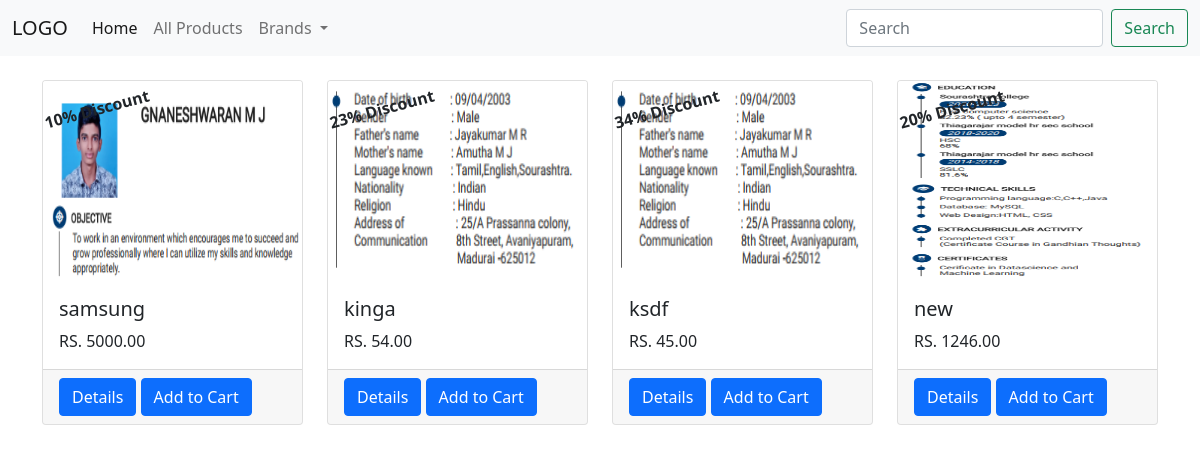
Before: / with the older database file.
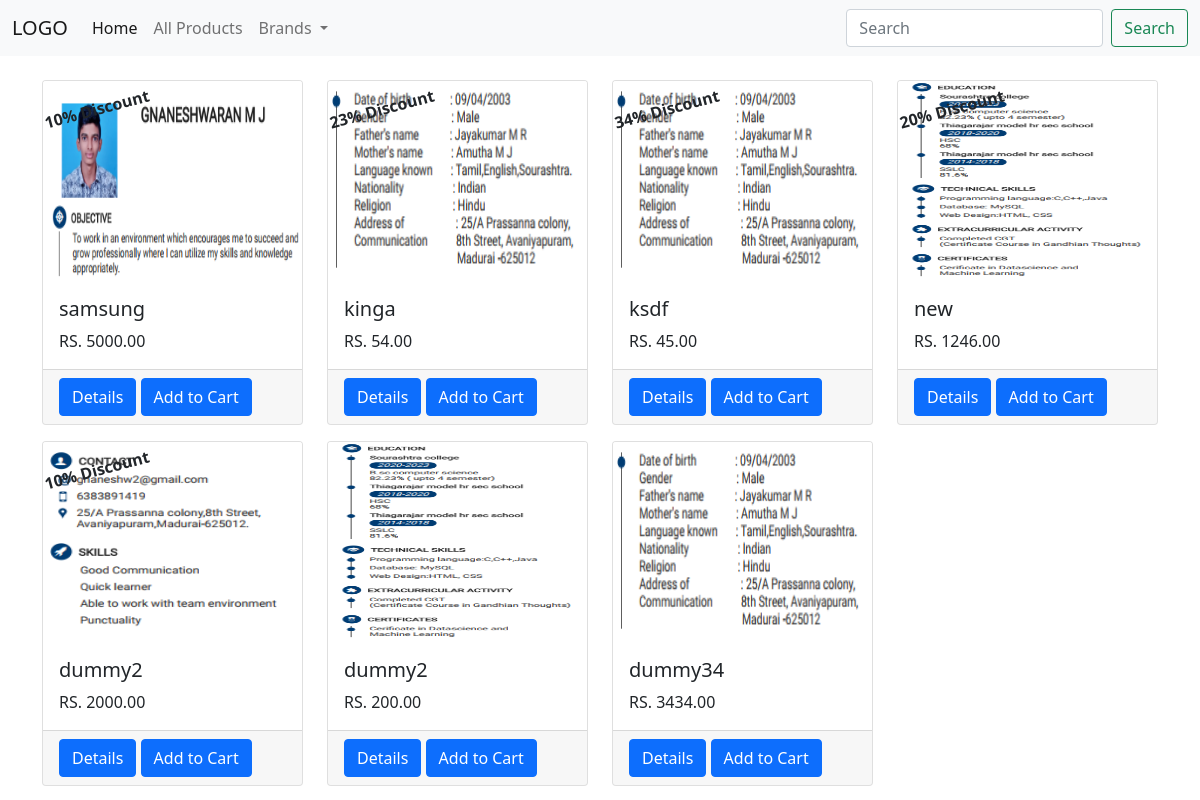
After: the same page with the newer database file.
### shop/products/models.py (models this page shows, shortened)
class Addproduct(db.Model):
    id=db.Column(db.Integer,primary_key=True)
    name=db.Column(db.String(50),nullable=False)
    price=db.Column(db.Numeric(10,2),nullable=False)
    discount=db.Column(db.Integer,default=0)
    stock=db.Column(db.Integer,nullable=False)
    colors=db.Column(db.Text,nullable=False)
    desc=db.Column(db.Text,nullable=False)
    pub_date=db.Column(db.DateTime, nullable=False, default=datetime.utcnow)
    brand_id = db.Column(db.Integer,db.ForeignKey('brand.id'),nullable=False)
    brand=db.relationship('Brand',backref=db.backref('brands',lazy=True))
    category_id = db.Column(db.Integer,db.ForeignKey('category.id'),nullable=False)
    category=db.relationship('Category',backref=db.backref('posts',lazy=True))
    image_1=db.Column(db.String(100),nullable=False,default='image.jpg')
    image_2=db.Column(db.String(100),nullable=False,default='image.jpg')
    image_3=db.Column(db.String(100),nullable=False,default='image.jpg')

### shop/products/routes.py (the view)
@app.route('/')
def homeproduct():
    products = Addproduct.query.all()
    brands = Brand.query.join(Addproduct,(Brand.id == Addproduct.brand_id)).all()
    return render_template('products/index.html',title="Home",products=products,brands=brands)

### shop/templates/products/index.html (shortened to what this page needs)
{% extends 'layout.html' %}
{% block content %}
<nav class="navbar navbar-expand-lg navbar-light bg-light">
    <div class="container-fluid">
      <a class="navbar-brand" href="/">LOGO</a>
      <div class="collapse navbar-collapse" id="navbarSupportedContent">
        <ul class="navbar-nav me-auto mb-2 mb-lg-0">
          <li class="nav-item">
            <a class="nav-link active" aria-current="page" href="/">Home</a>
          </li>
          <li class="nav-item">
            <a class="nav-link" href="/">All Products</a>
          </li>
          <li class="nav-item dropdown">
            <a class="nav-link dropdown-toggle" href="#" id="navbarDropdown" role="button" data-bs-toggle="dropdown" aria-expanded="false">
              Brands
            </a>
          </li>
        </ul>
        <form class="d-flex">
          <input class="form-control me-2" type="search" placeholder="Search" aria-label="Search">
          <button class="btn btn-outline-success" type="submit">Search</button>
        </form>
      </div>
    </div>
  </nav>
<div class="container mt-2">
    <div class="row">
        {% for product in products %}
            <div class="col-md-3 mt-3">
                <div class="card">
                    <img src="{{url_for('static' , filename='uploads/'+ product.image_1)}}" class="card-img-top" height="200" alt="product image" loading="lazy">
                    {% if product.discount != 0 %}
                    <p class="mt-3 fw-bold" style="position: absolute; transform: rotate(-15deg);">{{product.discount}}% Discount</p>
                    {% endif %}
                    <div class="card-body">
                      <h5 class="card-title">{{product.name}}</h5>
                      <p class="card-text">RS. {{product.price}}</p>
                    </div>
                    <div class="card-footer">
                        <a href="#" class="btn btn-primary">Details</a>
                        <a href="#" class="btn btn-primary">Add to Cart</a>
                    </div>
                  </div>
            </div>
        {% endfor %}
    </div>
</div>
{% endblock content %}

Changed rows visible on the page:
added Addproduct: image_1 (picture), discount "10", name "dummy2", price "2000.00"
added Addproduct: image_1 (picture), name "dummy2", price "200.00"
added Addproduct: image_1 (picture), name "dummy34", price "3434.00"
